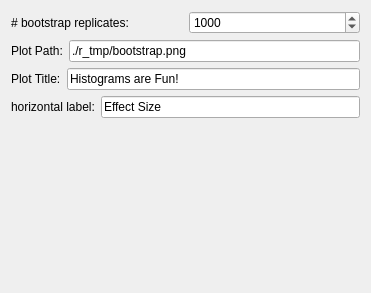
<?xml version="1.0" encoding="UTF-8"?>
<ui version="4.0">
 <class>BootstrapPage</class>
 <widget class="QWizardPage" name="BootstrapPage">
  <property name="geometry">
   <rect>
    <x>0</x>
    <y>0</y>
    <width>371</width>
    <height>293</height>
   </rect>
  </property>
  <property name="windowTitle">
   <string>WizardPage</string>
  </property>
  <property name="title">
   <string>Bootstrap Parameters</string>
  </property>
  <property name="subTitle">
   <string>Bootstrap parameters</string>
  </property>
  <layout class="QVBoxLayout" name="verticalLayout_2">
   <item>
    <layout class="QHBoxLayout" name="horizontalLayout">
     <item>
      <widget class="QLabel" name="label">
       <property name="text">
        <string># bootstrap replicates:</string>
       </property>
      </widget>
     </item>
     <item>
      <widget class="QSpinBox" name="replicates_spinBox">
       <property name="minimum">
        <number>10</number>
       </property>
       <property name="maximum">
        <number>100000</number>
       </property>
       <property name="value">
        <number>1000</number>
       </property>
      </widget>
     </item>
    </layout>
   </item>
   <item>
    <layout class="QHBoxLayout" name="horizontalLayout_2">
     <item>
      <widget class="QLabel" name="label_2">
       <property name="text">
        <string>Plot Path:</string>
       </property>
      </widget>
     </item>
     <item>
      <widget class="QLineEdit" name="plot_path_le">
       <property name="text">
        <string>./r_tmp/bootstrap.png</string>
       </property>
      </widget>
     </item>
    </layout>
   </item>
   <item>
    <layout class="QHBoxLayout" name="horizontalLayout_3">
     <item>
      <widget class="QLabel" name="label_3">
       <property name="text">
        <string>Plot Title:</string>
       </property>
      </widget>
     </item>
     <item>
      <widget class="QLineEdit" name="plot_title_le">
       <property name="text">
        <string>Histograms are Fun!</string>
       </property>
      </widget>
     </item>
    </layout>
   </item>
   <item>
    <layout class="QHBoxLayout" name="horizontalLayout_4">
     <item>
      <widget class="QLabel" name="label_4">
       <property name="text">
        <string>horizontal label:</string>
       </property>
      </widget>
     </item>
     <item>
      <widget class="QLineEdit" name="xlab_le">
       <property name="text">
        <string>Effect Size</string>
       </property>
      </widget>
     </item>
    </layout>
   </item>
   <item>
    <spacer name="verticalSpacer">
     <property name="orientation">
      <enum>Qt::Vertical</enum>
     </property>
     <property name="sizeHint" stdset="0">
      <size>
       <width>20</width>
       <height>131</height>
      </size>
     </property>
    </spacer>
   </item>
  </layout>
 </widget>
 <resources/>
 <connections/>
</ui>
